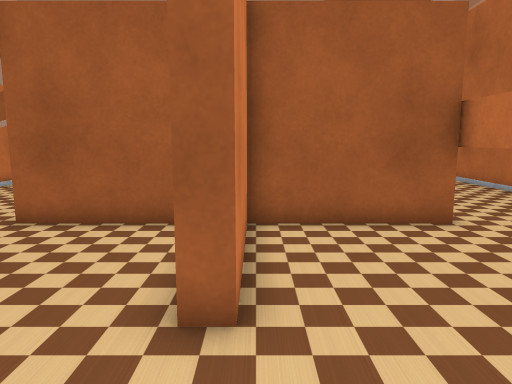
[1] (above)

12 first-person views from a walk through a robot-simulator world made for Webots. The camera is 0.94 m above the floor, tilts 8° down and sees 70° across. The floor is counted in squares, 0.5 m on a side. Each view is taken from the middle of a square. On the plan, view 1 faces up. The plan holds only what a view shows up to about 18 squares ahead; the rest is blank. The place goes on beyond the plan. Robots are left out. Webots' stock objects and surfaces are drawn as simple stand-ins.

[2]
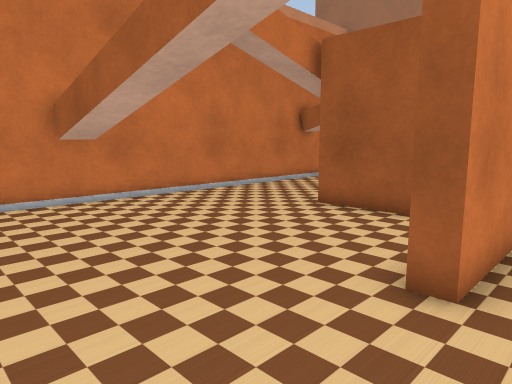

[3]
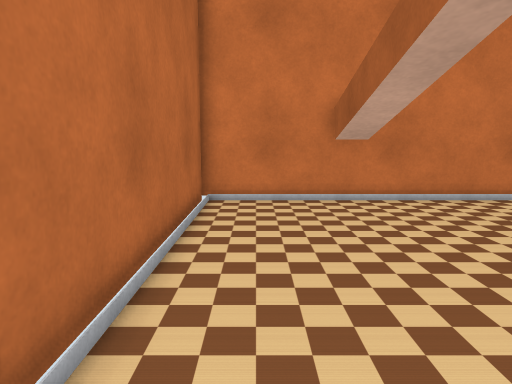

[4]
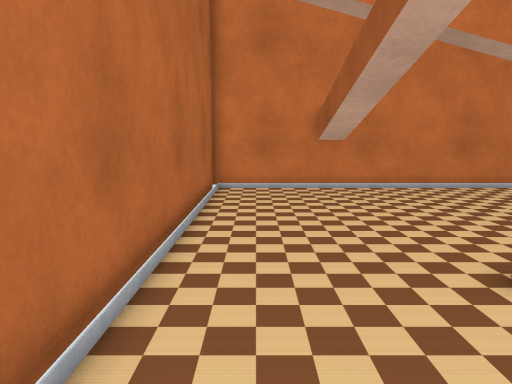

[5]
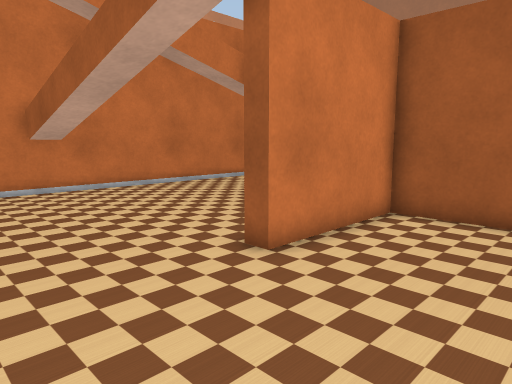

[6]
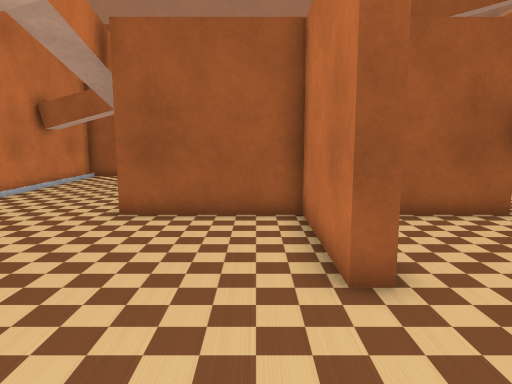

[7]
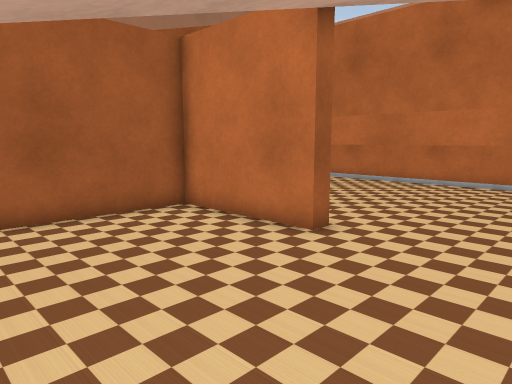

[8]
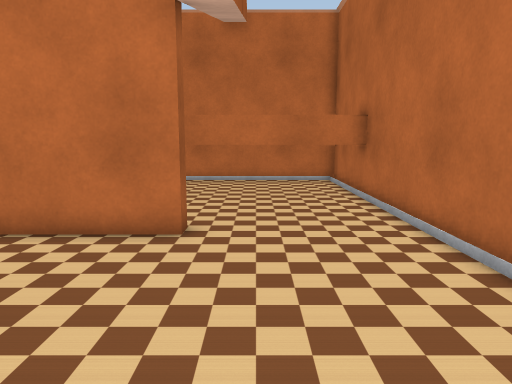

[9]
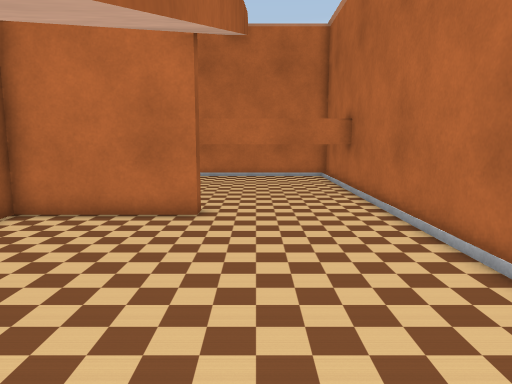

[10]
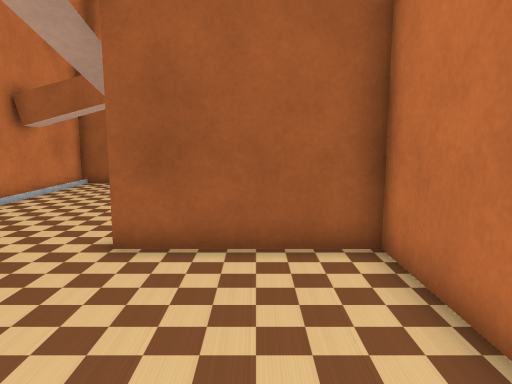

[11]
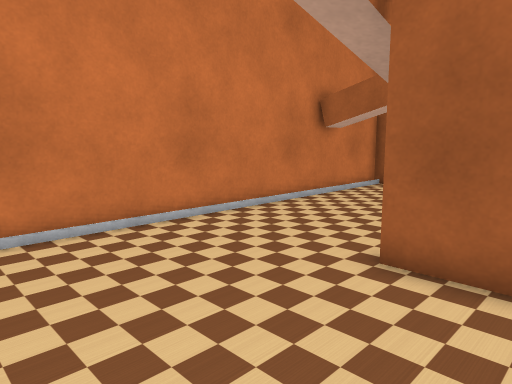

[12]
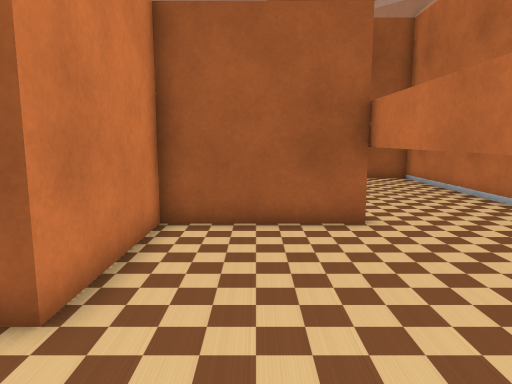

### Floor plan
Key: @ floor where view 1 was taken; # wall or solid block; . floor; T thing the floor can be seen under or through.
Columns run from 11 left of view 1 to 5 right of it. Each row starts with its distance up from view 1.
 14 ####
 13 #...
 12 #...
 11 #...
 10 #...
  9 #... ##
  8 #.....###########
  7 #.........##....#
  6 #.........##....#
  5 #.........##....#
  4 #.........##....#
  3 #TTTTTTT........#
  2 #...............#
  1 #...............#
  0 #..........@....#
 -1 #...............#
 -2 #################

Where each view was taken, in squares from view 1:
view 1: 0 up, 0 right, facing up
view 2: 1 down, 1 right, facing up-left
view 3: 0 up, 1 right, facing left
view 4: 0 up, 4 right, facing left
view 5: 1 down, 4 right, facing up-left
view 6: 1 down, 2 left, facing up
view 7: 1 down, 7 left, facing up-right
view 8: 2 up, 8 left, facing right
view 9: 2 up, 10 left, facing right
view 10: 2 up, 3 left, facing up
view 11: 3 up, 3 left, facing up-left
view 12: 0 up, 2 right, facing up
